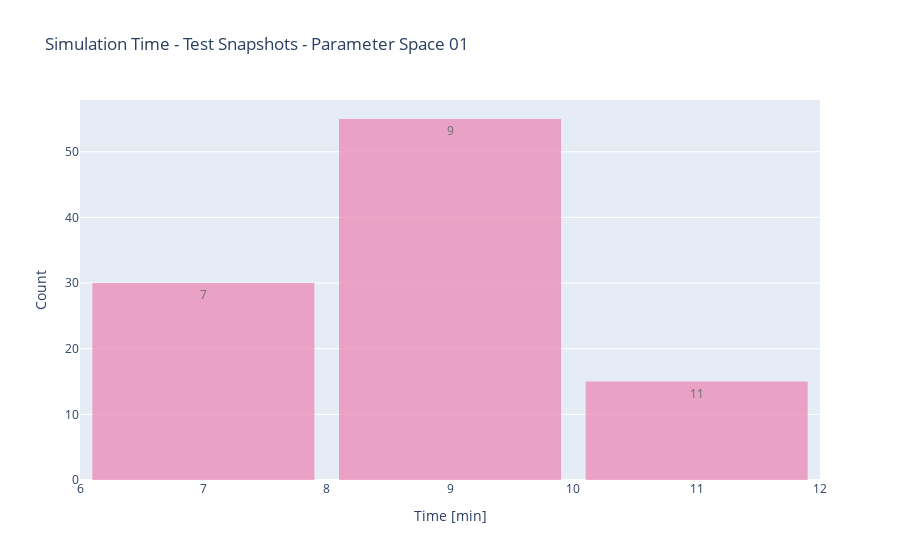

The notebook cell this image was saved under:
### Markdown cell above
### Simulation Time

### Code cell
fig = go.Figure(data=[go.Histogram(
    x=sim_times / 60,
    histnorm='percent',
    name='control', # name used in legend and hover labels
    xbins=dict( # bins used for histogram
        # start=-4.0,
        # end=3.0,
        size=2,
        ),
    marker_color='#EB89B5',
    opacity=0.75,
     texttemplate="%{x}"
    )])

fig.update_layout(
    title_text=f'Simulation Time - {DATA_TYPE} Snapshots - Parameter Space {PARAMETER_SPACE}', # title of plot
    xaxis_title_text='Time [min]', # xaxis label
    yaxis_title_text='Count', # yaxis label
    bargroupgap=0.1, # gap between bars of the same location coordinates
)
if IS_EXPORT:
    fig.write_html(export_folder / f"{DATA_TYPE}_SimulationTime.html")
    fig.write_image(export_folder / f"{DATA_TYPE}_SimulationTime.png")
fig.show()

### Figure 1 — Plotly figure (JSON) as saved in the notebook; plotly's stock layout.template omitted (floating-point values rounded to 4 significant figures)
{"data": [{"histnorm": "percent", "marker": {"color": "#EB89B5"}, "name": "control", "opacity": 0.75, "texttemplate": "%{x}", "type": "histogram", "x": [8.844, 10.05, 9.64, 8.057, 6.251, 11.31, 6.493, 8.675, 9.309, 8.32, 8.029, 6.392, 10.73, 6.309, 6.42, 8.823, 6.367, 9.981, 8.405, 8.592], "xbins": {"size": 2}}], "layout": {"bargroupgap": 0.1, "title": {"text": "Simulation Time - Test Snapshots - Parameter Space 01"}, "xaxis": {"title": {"text": "Time [min]"}}, "yaxis": {"title": {"text": "Count"}}}}
